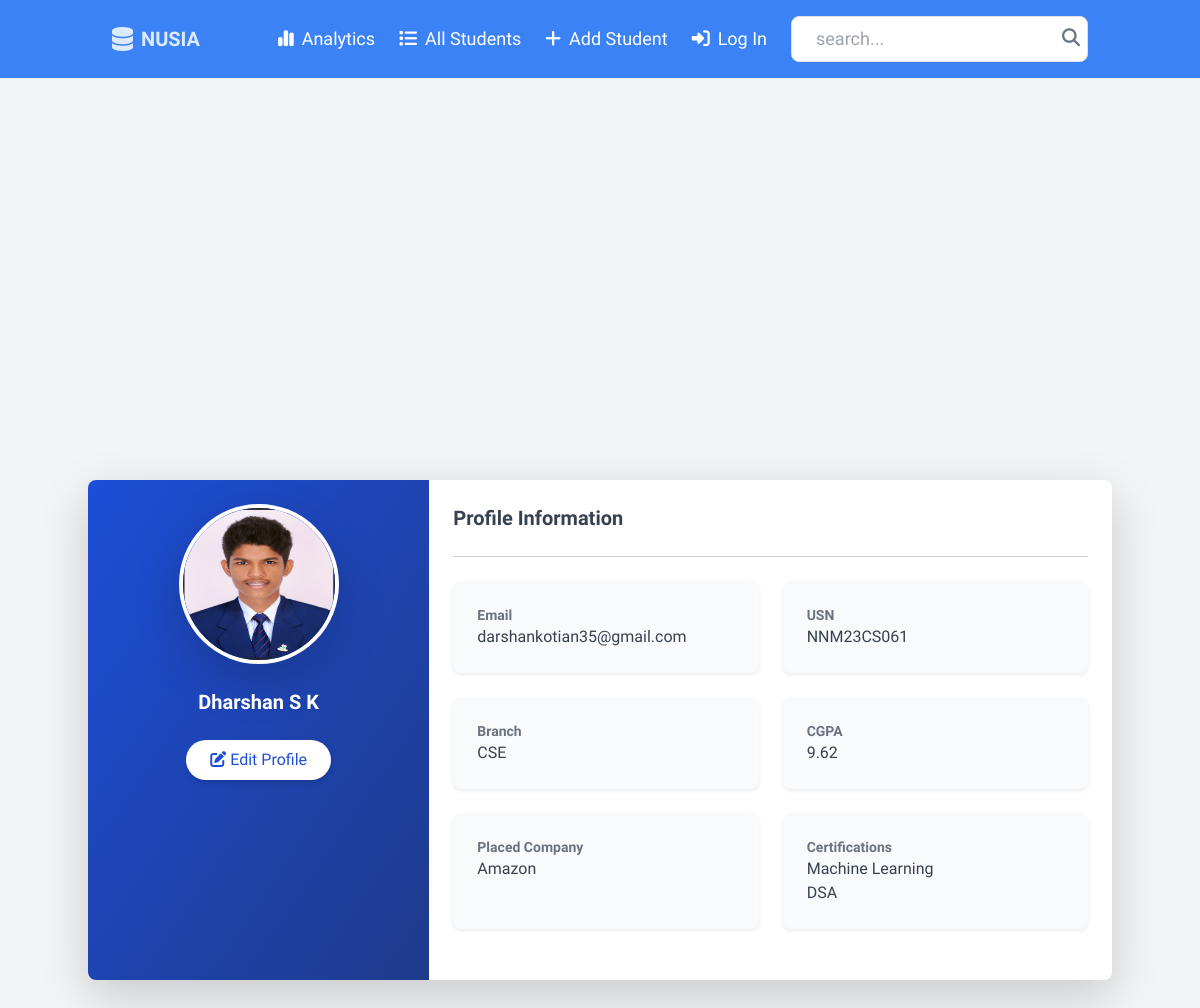
Page /profile/1/ on the committed database.
### info/models.py (models this page shows, shortened)
class Student(models.Model):
    usn = models.CharField(max_length=50, unique=True)
    first_name = models.CharField(max_length=50)
    last_name = models.CharField(max_length=50)
    email_id = models.EmailField(null=True , max_length=100)
    branch = models.CharField(max_length=50)
    placed_company = models.CharField(max_length=100)
    cgpa = models.FloatField()
    avatar = models.ImageField(upload_to="static/images",null=True, default="static/images/avatar.svg", blank=True)
    updated = models.DateTimeField(auto_now=True) # Takes time stamp every time a user submits or saves.
    created = models.DateTimeField(auto_now_add=True) #Takes time stamp when we first submit or save(created time).
    def save(self, *args, **kwargs):
        self.full_clean()
        if self.placed_company:
            self.placed_company = self.placed_company.strip().upper()
        if self.branch:
            self.branch = self.branch.strip().upper()
        super().save(*args, **kwargs)
    class Meta:
        ordering = ['-updated', '-created']

class Certification(models.Model):
    student=models.ForeignKey(Student, on_delete=models.CASCADE, related_name="certifications")
    title = models.CharField(max_length=200)
    organization = models.CharField(max_length=100)
    issue_date = models.DateField()
    expiry_date = models.DateField(null=True, blank=True)
    certificate_id = models.CharField(max_length=100, unique=True)
    certificate_link = models.URLField(null=True, blank=True)
    certificate_file = models.FileField(upload_to="static/certifications", null=True, blank=True)
    class Meta:
        ordering = ['-issue_date']

### info/views.py (the view)
# urls.py: path('profile/<str:pk>/', views.studentProfile , name="stud-profile"),
def studentProfile(request ,pk):
    studentId = Student.objects.get(id=pk)
    context = {'studentId':studentId}
    return render(request, 'info/profile.html', context)

### info/templates/info/profile.html
{% extends 'main.html' %} {% block content %}
<div class="flex justify-center items-center min-h-screen bg-gray-100">
  <div
    class="w-full max-w-5xl bg-white shadow-lg rounded-lg overflow-hidden h-[500px]"
  >
    <div class="flex flex-col md:flex-row">
      <div
        class="bg-gradient-to-br from-blue-700 to-blue-900 text-white p-6 flex flex-col items-center w-full md:w-1/3 h-[500px]"
      >
        <img
          src="{{ studentId.avatar.url }}"
          alt="Avatar"
          class="w-40 h-40 rounded-full border-4 border-white shadow-lg"
        />
        <h2 class="mt-4 text-xl font-semibold">
          {{ studentId.first_name }} {{ studentId.last_name }}
        </h2>
        <a
          href="{% url 'update' studentId.id %}"
          class="mt-4 px-4 py-2 bg-white text-blue-700 rounded-full shadow-md hover:bg-gray-200 transition duration-300"
        >
          <i class="fas fa-edit"></i> Edit Profile
        </a>
      </div>
      <div class="p-6 flex-1">
        <h3 class="text-xl font-semibold text-gray-700">Profile Information</h3>
        <hr class="my-4" />
        <div class="grid grid-cols-1 md:grid-cols-2 gap-4">
          <div class="bg-gray-50 p-4 rounded-lg shadow-sm">
            <h4 class="text-sm font-semibold text-gray-500">Email</h4>
            <p class="text-gray-700">{{ studentId.email_id }}</p>
          </div>
          <div class="bg-gray-50 p-4 rounded-lg shadow-sm">
            <h4 class="text-sm font-semibold text-gray-500">USN</h4>
            <p class="text-gray-700 uppercase">{{ studentId.usn }}</p>
          </div>
          <div class="bg-gray-50 p-4 rounded-lg shadow-sm">
            <h4 class="text-sm font-semibold text-gray-500">Branch</h4>
            <p class="text-gray-700">{{ studentId.branch }}</p>
          </div>
          <div class="bg-gray-50 p-4 rounded-lg shadow-sm">
            <h4 class="text-sm font-semibold text-gray-500">CGPA</h4>
            <p class="text-gray-700">{{ studentId.cgpa }}</p>
          </div>
          <div class="bg-gray-50 p-4 rounded-lg shadow-sm">
            <h4 class="text-sm font-semibold text-gray-500">Placed Company</h4>
            <p class="text-gray-700">{{ studentId.placed_company }}</p>
          </div>
          <div class="bg-gray-50 p-4 rounded-lg shadow-sm">
            <h4 class="text-sm font-semibold text-gray-500">Certifications</h4>
            <p class="text-gray-700">
              {% for c in studentId.certifications.all %} {{ c.title }}<br />
              {% empty %}
              <span>No certifications found.</span>
              {% endfor %}
            </p>
          </div>
        </div>
      </div>
    </div>
  </div>
</div>
{% include "footer.html" %} {% endblock content %}

### rows in the picture
Student: avatar (picture), first_name "Dharshan", last_name "S K", email_id "darshankotian35@gmail.com", usn "NNM23CS061", branch "CSE", cgpa "9.62", placed_company "Amazon"
Certification: title "Machine Learning"
Certification: title "DSA"
